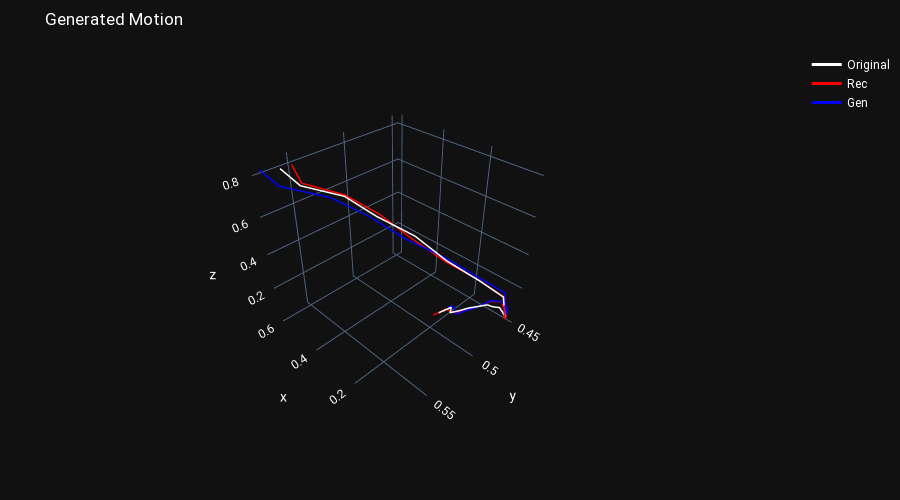

The notebook cell this image was saved under:
### Code cell
sample_data= None
sample_size = np.random.randint(0, 128)

for d in model_config.train_iterator:
    x_samples = d[model_config.data_item][sample_size:sample_size+1, :,:]
    y_sampels = d['Y'][sample_size:sample_size+1, :,:] 

    z, __, __ = model.encoder(x_samples, y_sampels)

    noise = torch.normal(mean=.1, std=.1, size = z.shape).to(model_config.device)
    z = z + noise

    x_generated = model.decoder(z , y_sampels)
    x_rec,__, __ = model(x_samples, y_sampels)
    show_generated_motions([x_samples, x_rec,x_generated])
    break

### Figure 1 — Plotly figure (JSON) as saved in the notebook; plotly's stock layout.template omitted (floating-point values rounded to 4 significant figures)
{"data": [{"line": {"color": "white", "width": 3}, "mode": "lines", "name": "Original", "type": "scatter3d", "x": [0.5928, 0.5169, 0.434, 0.3428, 0.249, 0.158, 0.08371, 0.03675, 0.02724, 0.03236, 0.04002, 0.04846, 0.05777, 0.06858, 0.07814, 0.08847, 0.09785, 0.108, 0.1172, 0.1249], "y": [0.5602, 0.5568, 0.5351, 0.5246, 0.5081, 0.4963, 0.4772, 0.4577, 0.4539, 0.453, 0.4544, 0.4563, 0.4631, 0.4676, 0.4771, 0.4853, 0.4945, 0.5022, 0.4986, 0.5105], "z": [0.8074, 0.7581, 0.6994, 0.6259, 0.5369, 0.4296, 0.3071, 0.1744, 0.03861, 0.03713, 0.0636, 0.09059, 0.1154, 0.1362, 0.1552, 0.17, 0.182, 0.1919, 0.2028, 0.2107]}, {"line": {"color": "red", "width": 3}, "mode": "lines", "name": "Rec", "type": "scatter3d", "x": [0.5913, 0.5249, 0.4405, 0.3479, 0.2533, 0.1613, 0.08797, 0.03766, 0.02464, 0.02966, 0.0391, 0.04824, 0.0573, 0.07425, 0.08182, 0.09611, 0.1025, 0.1097, 0.1233, 0.1355], "y": [0.5513, 0.5544, 0.5336, 0.5208, 0.5112, 0.4962, 0.477, 0.4568, 0.4549, 0.4508, 0.4477, 0.4509, 0.4514, 0.4623, 0.4785, 0.493, 0.4972, 0.5007, 0.5033, 0.5139], "z": [0.8093, 0.7606, 0.6995, 0.6233, 0.5338, 0.4222, 0.3075, 0.172, 0.03073, 0.02822, 0.05753, 0.07508, 0.103, 0.1329, 0.1491, 0.1704, 0.1806, 0.1926, 0.2045, 0.2005]}, {"line": {"color": "blue", "width": 3}, "mode": "lines", "name": "Gen", "type": "scatter3d", "x": [0.6032, 0.5325, 0.4447, 0.3537, 0.2553, 0.1665, 0.09342, 0.04238, 0.02927, 0.03167, 0.03716, 0.05086, 0.05802, 0.07422, 0.08066, 0.09306, 0.09767, 0.1062, 0.1175, 0.1313], "y": [0.5736, 0.57, 0.545, 0.5302, 0.516, 0.4944, 0.4767, 0.4542, 0.4515, 0.4515, 0.4474, 0.4506, 0.4526, 0.4615, 0.4776, 0.4917, 0.4978, 0.4963, 0.4958, 0.4985], "z": [0.824, 0.7784, 0.7127, 0.6386, 0.5425, 0.432, 0.3198, 0.1829, 0.04536, 0.03583, 0.05978, 0.08377, 0.1089, 0.134, 0.1494, 0.168, 0.1734, 0.1864, 0.1957, 0.1922]}], "layout": {"coloraxis": {"showscale": false}, "font": {"color": "white", "family": "Roboto, monospace", "size": 12}, "height": 500, "margin": {"b": 50, "l": 5, "r": 5, "t": 50}, "scene": {"aspectratio": {"x": 1, "y": 1, "z": 1}, "camera": {"eye": {"x": -1.5, "y": 1.5, "z": 1.5}, "up": {"x": 0, "y": 0, "z": 1}}}, "showlegend": true, "title": {"text": "Generated Motion"}, "xaxis": {"fixedrange": true, "showgrid": false, "showticklabels": false, "zeroline": false, "zerolinecolor": "gray", "zerolinewidth": 1}, "yaxis": {"fixedrange": true, "showgrid": false, "showticklabels": false, "zeroline": false, "zerolinecolor": "gray", "zerolinewidth": 1}}}
